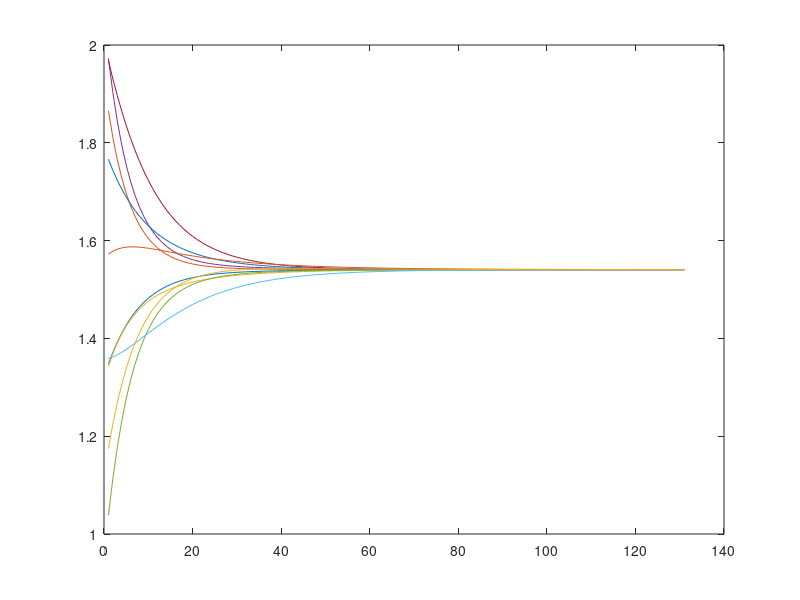

The MATLAB script that drew this image:
% Single and multstep gradient methods for quadratic problem 
% paper: [1] Accelerated Gradient Methods for network Optimizaiton,
% https://arxiv.org/pdf/1211.2132.pdf, Page 14

clear all; clc;

load('problem')

f = @(x, xv) (x-xv).^2;
%g = @(x) 1/2*f(x)'*f(x);

%solution
%sol = fminunc(f, 0)


% gradintes
%syms sx1 sx2 sx3
%diff(g([sx1; sx2; sx3]), sx1)

xv = ones(n_agents, 1) + rand(n_agents, 1);
iters = xv;

% 2. Using Laplacian 
%create graph Laplacian
Au = abs(A);
C = [];
for i = 1 : n_agents
    for j = (i+1) : n_agents
        if Au(i,j) == 1
            col = zeros(n_agents, 1);
            col(i) = 1;
            col(j) = -1;
            C = [C, col];
        end;
    end;
end;
L = C*C';
W = L; % weight metrix as graph's laplacian

%check conditions
W*ones(size(W,1), 1) 
%== eye(size(W,1), 1)

[S U D] = svd(W-ones(size(W,1), size(W,2))/size(W,1));
max(diag(U)) % < 1

x_prev = xv;
alpha = 0.01;
beta = 0.1;
for k = 1 : 130
    %%x_next = ((1+beta)*eye(size(W,1), size(W,2)) - alpha*W)*xv - beta*x_prev;
    x_next = xv - alpha * W * (2*xv - 6);
    %x_next = xv - alpha * W * xv;
    
    x_prev = xv;
    xv = x_next;
    
    iters = [iters, xv];
end;

%iterations
% Au = abs(A);
% for k = 1 : 60    
%     xv2 = xv;
%     for i = 1 : n_agents
%         sxv = W(i,i)*xv2(i);
%         for j = 1 : n_agents
%             if and(Au(i,j) == 1, i~=j)
%                 sxv = sxv + W(i,j)*xv2(j);
%             end;
%         end;
%         xv(i) = sxv ;
%     end;
%     iters = [iters, xv];
% end;
xv

plot(iters');
